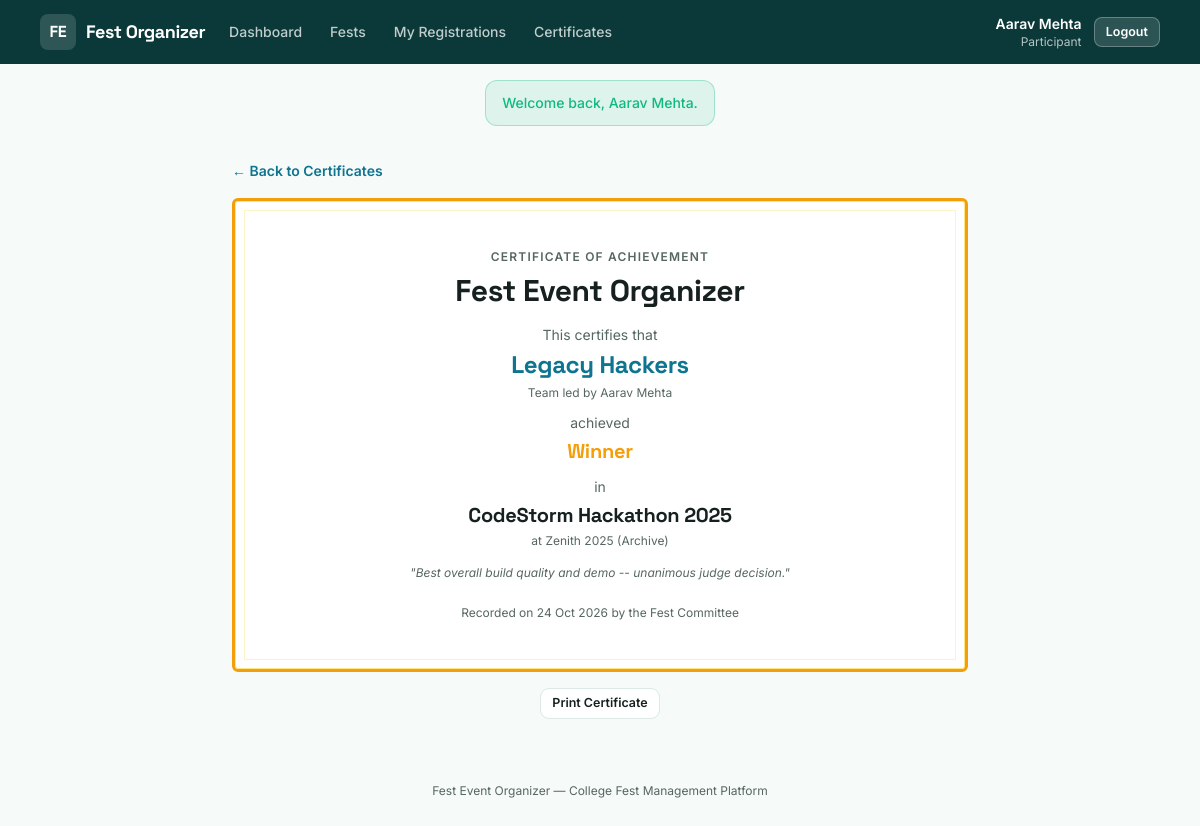
The app's page /index.php?route=participant/certificates/show&id=1 (signed in) with its own data.
### tables this page shows
CREATE TABLE results (
    id                INT AUTO_INCREMENT PRIMARY KEY,
    event_id          INT NOT NULL,
    registration_id   INT NOT NULL,
    position          ENUM('winner', 'runner_up', 'second_runner_up', 'participant') NOT NULL,
    remarks           VARCHAR(255) NULL,
    recorded_by       INT NOT NULL,
    recorded_at       TIMESTAMP NOT NULL DEFAULT CURRENT_TIMESTAMP,
    UNIQUE KEY uniq_event_registration (event_id, registration_id),
    FOREIGN KEY (event_id) REFERENCES events(id) ON DELETE CASCADE,
    FOREIGN KEY (registration_id) REFERENCES registrations(id) ON DELETE CASCADE,
    FOREIGN KEY (recorded_by) REFERENCES users(id)
);

CREATE TABLE registrations (
    id             INT AUTO_INCREMENT PRIMARY KEY,
    event_id       INT NOT NULL,
    leader_id      INT NOT NULL,
    team_name      VARCHAR(120) NULL,
    team_size      INT NOT NULL,
    epass_code     VARCHAR(20) NOT NULL UNIQUE,
    status         ENUM('confirmed', 'cancelled') NOT NULL DEFAULT 'confirmed',
    registered_at  TIMESTAMP NOT NULL DEFAULT CURRENT_TIMESTAMP,
    UNIQUE KEY uniq_leader_event (leader_id, event_id),
    FOREIGN KEY (event_id) REFERENCES events(id) ON DELETE CASCADE,
    FOREIGN KEY (leader_id) REFERENCES users(id)
);

CREATE TABLE users (
    id            INT AUTO_INCREMENT PRIMARY KEY,
    name          VARCHAR(100) NOT NULL,
    email         VARCHAR(150) NOT NULL UNIQUE,
    password      VARCHAR(255) NOT NULL,
    role          ENUM('super_admin', 'organizer', 'participant') NOT NULL,
    status        ENUM('active', 'inactive') NOT NULL DEFAULT 'active',
    college       VARCHAR(150) NULL,
    phone         VARCHAR(20) NULL,
    created_at    TIMESTAMP NOT NULL DEFAULT CURRENT_TIMESTAMP
);

CREATE TABLE events (
    id                INT AUTO_INCREMENT PRIMARY KEY,
    fest_id           INT NOT NULL,
    club_id           INT NOT NULL,
    title             VARCHAR(150) NOT NULL,
    slug              VARCHAR(160) NOT NULL,
    description       TEXT NOT NULL,
    category          ENUM('competition', 'workshop', 'show', 'seminar') NOT NULL,
    venue             VARCHAR(150) NOT NULL,
    start_time        DATETIME NOT NULL,
    end_time          DATETIME NOT NULL,
    capacity          INT NOT NULL,
    team_size_min     INT NOT NULL DEFAULT 1,
    team_size_max     INT NOT NULL DEFAULT 1,
    entry_fee         DECIMAL(8,2) NOT NULL DEFAULT 0.00,
    status            ENUM('pending', 'approved', 'rejected') NOT NULL DEFAULT 'pending',
    rejection_reason  VARCHAR(255) NULL,
    created_by        INT NOT NULL,
    created_at        TIMESTAMP NOT NULL DEFAULT CURRENT_TIMESTAMP,
    updated_at        TIMESTAMP NOT NULL DEFAULT CURRENT_TIMESTAMP ON UPDATE CURRENT_TIMESTAMP,
    UNIQUE KEY uniq_fest_slug (fest_id, slug),
    FOREIGN KEY (fest_id) REFERENCES fests(id) ON DELETE CASCADE,
    FOREIGN KEY (club_id) REFERENCES clubs(id),
    FOREIGN KEY (created_by) REFERENCES users(id)
);

CREATE TABLE fests (
    id            INT AUTO_INCREMENT PRIMARY KEY,
    name          VARCHAR(150) NOT NULL,
    slug          VARCHAR(150) NOT NULL UNIQUE,
    description   TEXT NOT NULL,
    theme         VARCHAR(100) NOT NULL,
    start_date    DATE NOT NULL,
    end_date      DATE NOT NULL,
    venue         VARCHAR(150) NOT NULL,
    status        ENUM('draft', 'published', 'completed') NOT NULL DEFAULT 'draft',
    created_by    INT NOT NULL,
    created_at    TIMESTAMP NOT NULL DEFAULT CURRENT_TIMESTAMP,
    FOREIGN KEY (created_by) REFERENCES users(id)
);

### app/controllers/ParticipantController.php (called while the page is built, shortened)
<?php
require_once __DIR__ . '/../models/Result.php';
class ParticipantController
{
    public function certificateShow(): void
    {
        $id = (int)($_GET['id'] ?? 0);
        $certificate = Result::find($id);
        require __DIR__ . '/../views/participant/certificate_show.php';
    }
}

### public/index.php (called while the page is built, shortened)
<?php
require_once __DIR__ . '/../core/helpers.php';
require_once __DIR__ . '/../core/Database.php';
require_once __DIR__ . '/../app/models/Result.php';
require_once __DIR__ . '/../app/controllers/ParticipantController.php';
$router = new Router();
$router->get('login', fn() => (new AuthController())->showLogin());
$router->post('login', fn() => (new AuthController())->login());
$router->get('register', fn() => (new AuthController())->showRegister());
$router->post('register', fn() => (new AuthController())->register());
$router->post('logout', fn() => (new AuthController())->logout());
$router->get('admin/dashboard', fn() => (new AdminController())->dashboard());
$router->get('admin/fests', fn() => (new AdminController())->fests());
$router->post('admin/fests/store', fn() => (new AdminController())->festStore());
$router->post('admin/fests/update', fn() => (new AdminController())->festUpdate());
$router->post('admin/fests/status', fn() => (new AdminController())->festStatus());
$router->get('admin/clubs', fn() => (new AdminController())->clubs());
$router->post('admin/clubs/store', fn() => (new AdminController())->clubStore());
$router->post('admin/clubs/status', fn() => (new AdminController())->clubStatus());
$router->get('admin/events', fn() => (new AdminController())->events());
$router->post('admin/events/approve', fn() => (new AdminController())->eventApprove());
$router->post('admin/events/reject', fn() => (new AdminController())->eventReject());
$router->get('admin/clashes', fn() => (new AdminController())->clashes());
$router->get('admin/results', fn() => (new AdminController())->results());
$router->get('organizer/dashboard', fn() => (new OrganizerController())->dashboard());
$router->get('organizer/events', fn() => (new OrganizerController())->events());
$router->get('organizer/events/new', fn() => (new OrganizerController())->eventNew());
$router->post('organizer/events/store', fn() => (new OrganizerController())->eventStore());
$router->get('organizer/events/edit', fn() => (new OrganizerController())->eventEdit());
$router->post('organizer/events/update', fn() => (new OrganizerController())->eventUpdate());
$router->get('organizer/events/roster', fn() => (new OrganizerController())->roster());
$router->post('organizer/registrations/verify', fn() => (new OrganizerController())->verifyEpass());
$router->get('organizer/events/results', fn() => (new OrganizerController())->resultsForm());
$router->post('organizer/results/store', fn() => (new OrganizerController())->resultStore());
$router->post('organizer/results/delete', fn() => (new OrganizerController())->resultDelete());
$router->get('organizer/club', fn() => (new OrganizerController())->profile());
$router->post('organizer/club/update', fn() => (new OrganizerController())->profileUpdate());
$router->get('organizer/fests', fn() => (new OrganizerController())->browseFests());
$router->get('organizer/fests/show', fn() => (new OrganizerController())->browseFestShow());
$router->get('participant/dashboard', fn() => (new ParticipantController())->dashboard());
$router->get('participant/fests', fn() => (new ParticipantController())->fests());
$router->get('participant/fests/show', fn() => (new ParticipantController())->festShow());
$router->get('participant/events/show', fn() => (new ParticipantController())->eventShow());
$router->post('participant/events/register', fn() => (new ParticipantController())->register());
$router->get('participant/registrations', fn() => (new ParticipantController())->registrations());
$router->post('participant/registrations/cancel', fn() => (new ParticipantController())->registrationCancel());
$router->get('participant/registrations/epass', fn() => (new ParticipantController())->epass());
$router->get('participant/certificates', fn() => (new ParticipantController())->certificates());
$router->get('participant/certificates/show', fn() => (new ParticipantController())->certificateShow());
$route = $_GET['route'] ?? '';
$router->dispatch($_SERVER['REQUEST_METHOD'], $route);

### core/Router.php (called while the page is built, shortened)
<?php
class Router
{
    private array $routes = ['GET' => [], 'POST' => []];
    public function get(string $route, callable $handler): void
    {
        $this->routes['GET'][$route] = $handler;
    }
    public function post(string $route, callable $handler): void
    {
        $this->routes['POST'][$route] = $handler;
    }
    public function dispatch(string $method, string $route): void
    {
        $handler = $this->routes[$method][$route] ?? null;
        try {
            $handler();
        } catch (Throwable $e) {
            error_log($e->getMessage());
            http_response_code(500);
            require __DIR__ . '/../app/views/errors/500.php';
        }
    }
}

### core/Database.php (called while the page is built)
<?php
class Database
{
    private static ?PDO $instance = null;
    public static function connect(): PDO
    {
        if (self::$instance === null) {
            $config = require __DIR__ . '/../config/database.php';
            $dsn = sprintf(
                'mysql:host=%s;port=%d;dbname=%s;charset=%s',
                $config['host'],
                $config['port'],
                $config['database'],
                $config['charset']
            );
            self::$instance = new PDO($dsn, $config['username'], $config['password'], [
                PDO::ATTR_ERRMODE            => PDO::ERRMODE_EXCEPTION,
                PDO::ATTR_DEFAULT_FETCH_MODE => PDO::FETCH_ASSOC,
                PDO::ATTR_EMULATE_PREPARES   => false,
            ]);
        }
        return self::$instance;
    }
}

### app/models/Result.php (called while the page is built, shortened)
<?php
require_once __DIR__ . '/../../core/Database.php';
class Result
{
    public static function find(int $id): ?array
    {
        $stmt = Database::connect()->prepare(
            "SELECT res.*, r.team_name, r.leader_id, ev.title AS event_title, ev.category, f.name AS fest_name, u.name AS leader_name
             FROM results res
             JOIN registrations r ON r.id = res.registration_id
             JOIN events ev ON ev.id = res.event_id
             JOIN fests f ON f.id = ev.fest_id
             JOIN users u ON u.id = r.leader_id
             WHERE res.id = ?"
        );
        $stmt->execute([$id]);
        $row = $stmt->fetch();
        return $row ?: null;
    }
}

### core/helpers.php (called while the page is built, shortened)
<?php
function e(?string $value): string
{
    return htmlspecialchars($value ?? '', ENT_QUOTES, 'UTF-8');
}
function format_date(?string $date): string
{
    $ts = strtotime($date);
    return $ts === false ? '-' : date('d M Y', $ts);
}

### app/views/participant/certificate_show.php (the view, shortened to what this page needs)
<?php
require __DIR__ . '/../partials/header.php';
require __DIR__ . '/../partials/navbar.php';
require __DIR__ . '/../partials/flash.php';
$positionLabel = [
    'winner' => 'Winner',
    'runner_up' => 'Runner-up',
    'second_runner_up' => 'Second Runner-up',
    'participant' => 'Participant',
][$certificate['position']];
?>
<main class="max-w-3xl mx-auto px-4 py-8 flex-1 w-full">
    <a href="/index.php?route=participant/certificates" class="text-cyan text-sm font-semibold hover:underline">&larr; Back to Certificates</a>
    <div class="certificate-card mt-4">
        <p class="text-xs uppercase tracking-widest text-slateink font-semibold mb-2">Certificate of <?= $certificate['position'] === 'participant' ? 'Participation' : 'Achievement' ?></p>
        <h1 class="font-display text-3xl font-extrabold text-ink mb-4">Fest Event Organizer</h1>
        <p class="text-sm text-slateink mb-1">This certifies that</p>
        <p class="font-display text-2xl font-bold text-cyan mb-1"><?= e($certificate['team_name'] ?: $certificate['leader_name']) ?></p>
        <?php if ($certificate['team_name']): ?><p class="text-xs text-slateink mb-3">Team led by <?= e($certificate['leader_name']) ?></p><?php else: ?><div class="mb-3"></div><?php endif; ?>
        <p class="text-sm text-slateink mb-1">achieved</p>
        <p class="font-display text-xl font-bold text-gold mb-3"><?= e($positionLabel) ?></p>
        <p class="text-sm text-slateink mb-1">in</p>
        <p class="font-display text-xl font-bold text-ink mb-1"><?= e($certificate['event_title']) ?></p>
        <p class="text-xs text-slateink mb-4">at <?= e($certificate['fest_name']) ?></p>
        <?php if (!empty($certificate['remarks'])): ?>
            <p class="text-xs italic text-slateink mb-4">"<?= e($certificate['remarks']) ?>"</p>
        <?php endif; ?>
        <p class="text-xs text-slateink mt-6">Recorded on <?= format_date($certificate['recorded_at']) ?> by the Fest Committee</p>
    </div>
    <div class="mt-4 text-center">
        <button onclick="window.print()" class="btn-secondary btn-sm">Print Certificate</button>
    </div>
</main>
<?php require __DIR__ . '/../partials/footer.php'; ?>

### public/assets/css/style.css (style rules this page uses)
* { box-sizing: border-box; }
h1, h2, h3, h4, .font-display { font-family: 'Space Grotesk', sans-serif; letter-spacing: -0.015em; }
.btn-secondary { background: #fff; color: #16211F; border: 1px solid #DCE9E7; border-radius: 9px; padding: 0.55rem 1.15rem; font-weight: 600; font-size: 0.88rem; display: inline-flex; align-items: center; justify-content: center; gap: .4rem; cursor: pointer; transition: border-color .15s, color .15s; }
.btn-sm { padding: 0.32rem 0.7rem; font-size: 0.78rem; }
.certificate-card { background: #fff; border: 3px solid #F59E0B; border-radius: 6px; padding: 3rem 2.5rem; text-align: center; position: relative; box-shadow: inset 0 0 0 1px #FDE68A, inset 0 0 0 9px #fff, inset 0 0 0 10px #FEF3C7; }

### records on screen
results: registration.team_name "Legacy Hackers", users.name "Aarav Mehta", position "Winner", event.title "CodeStorm Hackathon 2025", fests.name "Zenith 2025 (Archive)", remarks "Best overall build quality and demo -- unanimous judge decision.", recorded_at "24 Oct 2026"

### other values on screen
$label "Dashboard"
$label "Fests"
$label "My Registrations"
$label "Certificates"
Auth::name() "Aarav Mehta"
str_replace('_', ' ', $role ?? '') "Participant"
$success "Welcome back, Aarav Mehta."
